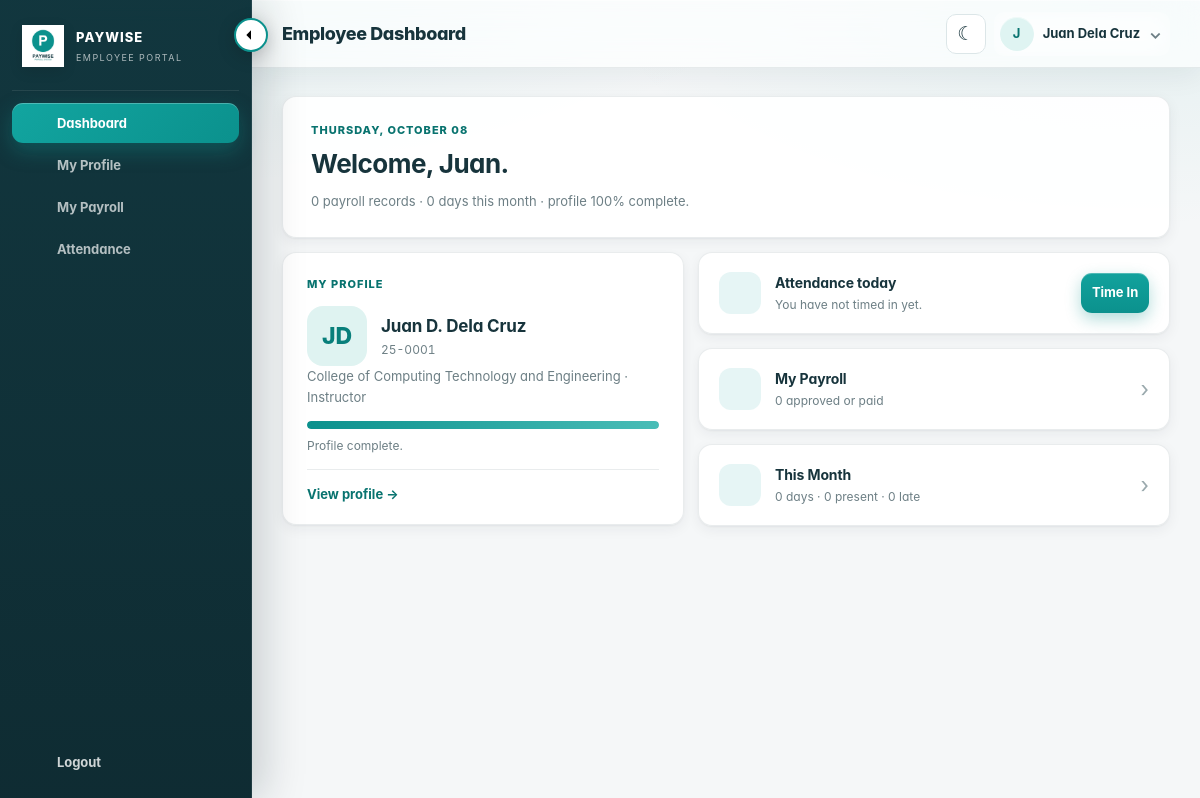
Page /employee/dashboard.php (signed in) on the committed database.
### tables this page shows
CREATE TABLE employees (
    employee_id INT NOT NULL AUTO_INCREMENT,
    employee_no VARCHAR(20) NOT NULL,
    portal_password VARCHAR(255) DEFAULT NULL,  
    photo_path VARCHAR(255) DEFAULT NULL,

    first_name VARCHAR(50) NOT NULL,
    middle_name VARCHAR(50) DEFAULT NULL,
    last_name VARCHAR(50) NOT NULL,

    gender ENUM('Male','Female','Other') NOT NULL DEFAULT 'Other',
    birth_date DATE DEFAULT NULL,
    contact_number VARCHAR(20) DEFAULT NULL,
    email VARCHAR(100) DEFAULT NULL,
    civil_status VARCHAR(30) DEFAULT NULL,
    nationality VARCHAR(50) DEFAULT NULL,
    religion VARCHAR(50) DEFAULT NULL,

    permanent_address TEXT DEFAULT NULL,
    present_address TEXT DEFAULT NULL,

    sss_no VARCHAR(30) DEFAULT NULL,
    philhealth_no VARCHAR(30) DEFAULT NULL,
    pagibig_no VARCHAR(30) DEFAULT NULL,
    tin_no VARCHAR(30) DEFAULT NULL,
    atm_no VARCHAR(40) DEFAULT NULL,

    department VARCHAR(150) DEFAULT NULL,
    position VARCHAR(120) DEFAULT NULL,
    employment_status ENUM('Regular','Probationary','Contractual','Part-Time')
        NOT NULL DEFAULT 'Regular',

    basic_salary DECIMAL(12,2) NOT NULL DEFAULT 0.00,
    date_hired DATE DEFAULT NULL,

    emergency_contact_name VARCHAR(100) DEFAULT NULL,
    emergency_contact_phone VARCHAR(30) DEFAULT NULL,
    emergency_contact_address TEXT DEFAULT NULL,

    dependent_name VARCHAR(100) DEFAULT NULL,
    dependent_relationship VARCHAR(50) DEFAULT NULL,
    dependent_birth_date DATE DEFAULT NULL,

    education_background TEXT DEFAULT NULL,
    character_reference TEXT DEFAULT NULL,

    created_at TIMESTAMP NOT NULL DEFAULT CURRENT_TIMESTAMP,
    updated_at TIMESTAMP NOT NULL DEFAULT CURRENT_TIMESTAMP
        ON UPDATE CURRENT_TIMESTAMP,

    PRIMARY KEY (employee_id),
    UNIQUE KEY uq_employee_no (employee_no),
    KEY idx_employee_department (department),
    KEY idx_employee_status (employment_status),
    KEY idx_employee_name (last_name, first_name)
);

### config/database.php (called while the page is built, shortened)
<?php
if (!function_exists('e')) {
    function e($value): string
    {
        return htmlspecialchars((string)$value, ENT_QUOTES, 'UTF-8');
    }
}
if (!function_exists('active_employment_statuses')) {
    function active_employment_statuses(): array
    {
        return ['Regular', 'Probationary', 'Contractual', 'Part-Time'];
    }
}
if (!function_exists('is_active_employment_status')) {
    function is_active_employment_status($status): bool
    {
        return in_array((string)$status, active_employment_statuses(), true);
    }
}

### employee/auth.php (called while the page is built, shortened)
<?php
require_once __DIR__ . '/../config/database.php';
function current_employee(mysqli $conn): ?array {
    $id = (int)($_SESSION['employee_id'] ?? 0);
    $stmt = $conn->prepare('SELECT * FROM employees WHERE employee_id=? LIMIT 1');
    $stmt->bind_param('i', $id);
    $stmt->execute();
    $row = $stmt->get_result()->fetch_assoc() ?: null;
    return $row;
}

### employee/dashboard.php (the view, shortened to what this page needs)
<?php
require_once __DIR__.'/auth.php';
require_once __DIR__.'/layout.php';
$employee = current_employee($conn);
$attStmt = $conn->prepare("SELECT time_in,time_out,status FROM attendance WHERE employee_id=? AND attendance_date=CURDATE() LIMIT 1");
$attStmt->bind_param('i', $employee['employee_id']);
$attStmt->execute();
$todayAttendance = $attStmt->get_result()->fetch_assoc();
$payStmt = $conn->prepare("SELECT COUNT(*) AS total, MAX(period_end) AS latest_period FROM payroll_records WHERE employee_id=? AND status IN ('Approved','Paid')");
$payStmt->bind_param('i', $employee['employee_id']);
$payStmt->execute();
$pay = $payStmt->get_result()->fetch_assoc();
$monthStmt = $conn->prepare("SELECT COUNT(*) AS total, SUM(status='Present') AS present, SUM(status='Late') AS late, SUM(status='Absent') AS absent FROM attendance WHERE employee_id=? AND attendance_date>=DATE_FORMAT(CURDATE(),'%Y-%m-01') AND attendance_date<=LAST_DAY(CURDATE())");
$monthStmt->bind_param('i', $employee['employee_id']);
$monthStmt->execute();
$monthAttendance = $monthStmt->get_result()->fetch_assoc();
$profileFields = ['first_name','last_name','department','position','employment_status'];
$complete = 0;
foreach ($profileFields as $field) { if (!empty(trim((string)($employee[$field] ?? '')))) $complete++; }
$profilePercent = (int)round(($complete / count($profileFields)) * 100);
?>
<!doctype html>
<html lang="en">
<head>
<link rel="stylesheet" href="../assets/css/app.css?v=20260909-rail4"><link rel="stylesheet" href="../assets/css/employee.css"><link rel="stylesheet" href="../assets/css/apple-system.css?v=20260916-apple9">
</head>
<body><div class="app">
<?php employee_sidebar('dashboard'); ?>
<main class="main">
<?php employee_topbar('Employee Dashboard'); ?>
<div class="content">
<section class="card dash-greet">
  <div class="dash-greet-text"><div class="eyebrow"><?php echo e(date('l, F d')); ?></div><h1>Welcome, <?php echo e($employee['first_name']); ?>.</h1><p><?php echo (int)($pay['total'] ?? 0); ?> payroll records · <?php echo (int)($monthAttendance['total'] ?? 0); ?> days this month · profile <?php echo $profilePercent; ?>% complete.</p></div>
</section>
<div class="dash-grid">
<section class="card dash-employees dash-identity">
  <div class="eyebrow">My Profile</div>
  <div class="dash-id-person"><?php if ($employee['photo_path']): ?><img src="<?php echo e(employee_photo_url($employee['photo_path'])); ?>" class="portal-photo" alt="Employee photo"><?php else: ?><div class="portal-avatar"><?php echo e(strtoupper(substr($employee['first_name'], 0, 1) . substr($employee['last_name'], 0, 1))); ?></div><?php endif; ?><div><strong><?php echo e(trim($employee['first_name'] . ' ' . ($employee['middle_name'] ?? '') . ' ' . $employee['last_name'])); ?></strong><span><?php echo e($employee['employee_no']); ?></span></div></div>
  <div class="dash-sub"><?php echo e($employee['department'] ?: 'Department not assigned'); ?> · <?php echo e($employee['position'] ?: 'Position not assigned'); ?></div>
  <div class="dash-progress" role="progressbar" aria-valuenow="<?php echo $profilePercent; ?>" aria-valuemin="0" aria-valuemax="100" aria-label="Profile completeness"><i style="width:<?php echo $profilePercent; ?>%"></i></div>
  <div class="dash-progress-note"><?php echo $profilePercent >= 100 ? 'Profile complete.' : $profilePercent . '% complete — keep your information updated.'; ?></div>
  <a class="dash-link" href="profile.php">View profile →</a>
</section>
<div class="dash-rows">
  <div class="card dash-row"><span class="dash-row-icon"><?php echo emp_icon('clock'); ?></span><span class="dash-row-text"><strong><?php echo $todayAttendance && $todayAttendance['time_in'] ? ($todayAttendance['time_out'] ? 'Done for today' : 'Checked in') : 'Attendance today'; ?></strong><small><?php echo $todayAttendance && $todayAttendance['time_in'] ? ($todayAttendance['time_out'] ? 'Timed in and out recorded.' : 'Timed in ' . e(date('h:i A', strtotime($todayAttendance['time_in']))) . ' — remember to time out.') : 'You have not timed in yet.'; ?></small></span><span class="dash-row-action"><?php if (!$todayAttendance || !$todayAttendance['time_in']): ?><form method="post" action="attendance.php"><?php echo csrf_field(); ?><input type="hidden" name="action" value="time_in"><button class="btn btn-primary btn-small" type="submit">Time In</button></form><?php elseif (!$todayAttendance['time_out']): ?><form method="post" action="attendance.php"><?php echo csrf_field(); ?><input type="hidden" name="action" value="time_out"><button class="btn btn-secondary btn-small" type="submit">Time Out</button></form><?php else: ?><a class="attendance-link" href="attendance.php">View</a><?php endif; ?></span></div>
  <a class="card dash-row" href="payroll.php"><span class="dash-row-icon"><?php echo emp_icon('wallet'); ?></span><span class="dash-row-text"><strong>My Payroll</strong><small><?php echo (int)($pay['total'] ?? 0); ?> approved or paid<?php echo !empty($pay['latest_period']) ? ' · latest ' . e(date('M Y', strtotime($pay['latest_period']))) : ''; ?></small></span><span class="dash-chev">›</span></a>
  <a class="card dash-row" href="attendance.php"><span class="dash-row-icon"><?php echo emp_icon('calendar'); ?></span><span class="dash-row-text"><strong>This Month</strong><small><?php echo (int)($monthAttendance['total'] ?? 0); ?> days · <?php echo (int)($monthAttendance['present'] ?? 0); ?> present · <?php echo (int)($monthAttendance['late'] ?? 0); ?> late</small></span><span class="dash-chev">›</span></a>
</div>
</div>
</div></main></div></body></html>

### employee/layout.php (shortened to what this page needs)
<?php
function emp_icon(string $name): string {
    $p=['dashboard'=>'<path d="M3 13h8V3H3v10Zm10 8h8V3h-8v18ZM3 21h8v-6H3v6Z"/>','user'=>'<circle cx="12" cy="8" r="4"/><path d="M4 21a8 8 0 0 1 16 0"/>','wallet'=>'<path d="M3 7.5A2.5 2.5 0 0 1 5.5 5H20a2 2 0 0 1 2 2v11a2 2 0 0 1-2 2H5.5A2.5 2.5 0 0 1 3 17.5v-10Z"/><path d="M3 8h17M16 13h6"/>','lock'=>'<rect x="4" y="10" width="16" height="11" rx="2"/><path d="M8 10V7a4 4 0 0 1 8 0v3"/>','logout'=>'<path d="M10 17l5-5-5-5M15 12H3M21 19V5a2 2 0 0 0-2-2h-5"/>','clock'=>'<circle cx="12" cy="12" r="9"/><path d="M12 7v5l3 2"/>','calendar'=>'<rect x="3" y="5" width="18" height="16" rx="2"/><path d="M16 3v4M8 3v4M3 10h18"/>'];
    $path=$p[$name]??$p['dashboard']; return '<svg class="ui-icon" viewBox="0 0 24 24" aria-hidden="true" fill="none" stroke="currentColor" stroke-width="1.9" stroke-linecap="round" stroke-linejoin="round">'.$path.'</svg>';
}
function employee_sidebar(string $active): void {
    $items=[['dashboard','dashboard','Dashboard','dashboard.php'],['profile','user','My Profile','profile.php'],['payroll','wallet','My Payroll','payroll.php'],['attendance','dashboard','Attendance','attendance.php']];
    echo '<aside class="sidebar employee-sidebar" id="appSidebar"><button type="button" class="sidebar-toggle" id="sidebarToggle" aria-label="Collapse sidebar">←</button><a class="brand" href="dashboard.php"><img class="brand-logo" src="../uploads/logo.png" alt="Paywise"><div class="brand-text"><div class="brand-title">PAYWISE</div><div class="brand-sub">EMPLOYEE PORTAL</div></div></a><nav class="nav">';
    foreach($items as $item){$a=$active===$item[0]?' active':'';echo '<a class="nav-link mobile-priority'.$a.'" href="'.e($item[3]).'" title="'.e($item[2]).'" data-nav-title="'.e($item[2]).'"><span class="nav-icon">'.emp_icon($item[1]).'</span><span class="nav-label">'.e($item[2]).'</span></a>';}
    echo '</nav><div class="employee-side-footer"><a class="nav-link mobile-secondary" href="logout.php" title="Logout" data-nav-title="Logout"><span class="nav-icon">'.emp_icon('logout').'</span><span class="nav-label">Logout</span></a></div>';
    echo '<div class="mobile-more-wrap employee-more-wrap">';
    echo '<div class="mobile-more-menu" role="menu"><a href="change_password.php" role="menuitem"><span>'.emp_icon('lock').'</span>Change Password</a><a href="logout.php" role="menuitem"><span>'.emp_icon('logout').'</span>Logout</a></div></div></aside>';
}
function employee_topbar(string $title): void {
    $name=$_SESSION['employee_name']??'Employee'; $initial=strtoupper(substr(trim($name),0,1))?:'E';
    echo '<header class="topbar"><div class="topbar-left"><div class="topbar-title">'.e($title).'</div></div><div class="topbar-actions"><button type="button" class="icon-btn theme-toggle" id="themeToggle" aria-label="Toggle dark mode"><span id="themeIcon">☾</span></button><div class="admin-menu"><button type="button" class="admin-chip" id="adminMenuButton" aria-expanded="false"><span class="avatar">'.e($initial).'</span><span class="admin-name">'.e($name).'</span><span class="admin-chevron">⌄</span></button><div class="admin-dropdown" id="adminDropdown"><div class="admin-dropdown-name">'.e($name).'</div><a class="dropdown-item" href="profile.php"><span>◉</span> My Profile</a><a class="dropdown-item" href="attendance.php"><span>◷</span> Attendance</a><a class="dropdown-item" href="change_password.php"><span>⚙</span> Change Password</a><a class="dropdown-item danger-item" href="logout.php"><span>↪</span> Logout</a></div></div></div></header>';
}

### assets/css/employee.css (style rules this page uses)
.employee-sidebar .employee-side-footer { margin-top:auto }
.employee-side-footer .nav-link { margin-top:8px;color:rgba(255,255,255,.8) }
.portal-photo,.portal-avatar { width:76px;height:76px;border-radius:18px;object-fit:cover }
.portal-avatar,.profile-avatar { display:grid;place-items:center;background:#dff3f1;color:#087f7b;font-weight:800;font-size:23px }
.btn-small { height:34px!important;padding:0 11px!important;font-size:10px!important }

### rows in the picture
employees: first_name "Juan", first_name+last_name "JD", first_name+middle_name+last_name "Juan D. Dela Cruz", employee_no "25-0001", department "College of Computing Technology and Engineering", position "Instructor"

### other values in the picture
$item[2] "Dashboard"
$item[2] "My Profile"
$item[2] "My Payroll"
$item[2] "Attendance"
$title "Employee Dashboard"
$initial "J"
$name "Juan Dela Cruz"
$pay['total'] "0"
$monthAttendance['total'] "0"
$profilePercent "100"
$monthAttendance['present'] "0"
$monthAttendance['late'] "0"
